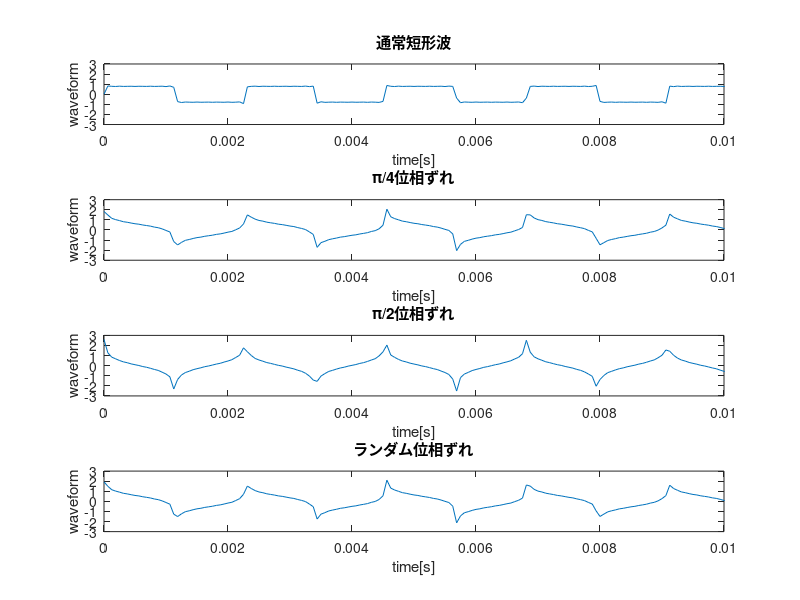

Write the MATLAB code that produced this figure.
%やっていることはkadai1_1とほぼ同じなのでそちらを参照

clear all;

Fs=16000;
f=440;
t=[0:2*(Fs-1)]/Fs;
phi1=pi/4;
phi2=pi/2;
phi3=rand;

y1=0;
y2=0;
y3=0;
y4=0;
for k=1:2:50;
    y1=y1+1/k*sin(2*pi*f*k*t);
    y2=y2+1/k*sin(2*pi*f*k*t+phi1);
    y3=y3+1/k*sin(2*pi*f*k*t+phi2);
    y4=y4+1/k*sin(2*pi*f*k*t+phi3);
end

soundsc(y1,Fs);
pause(3);
soundsc(y2,Fs);
pause(3);
soundsc(y3,Fs);
pause(3);
soundsc(y4,Fs);
pause(3);

subplot(4,1,1);
plot(t,y1);
xlabel('time[s]');
ylabel('waveform');
title('通常短形波');
axis([0 0.01 -3 3]);
subplot(4,1,2);
plot(t,y2);
xlabel('time[s]');
ylabel('waveform');
title('π/4位相ずれ');
axis([0 0.01 -3 3]);
subplot(4,1,3);
plot(t,y3);
xlabel('time[s]');
ylabel('waveform');
title('π/2位相ずれ');
axis([0 0.01 -3 3]);
subplot(4,1,4);
plot(t,y4);
xlabel('time[s]');
ylabel('waveform');
title('ランダム位相ずれ');
axis([0 0.01 -3 3]);
